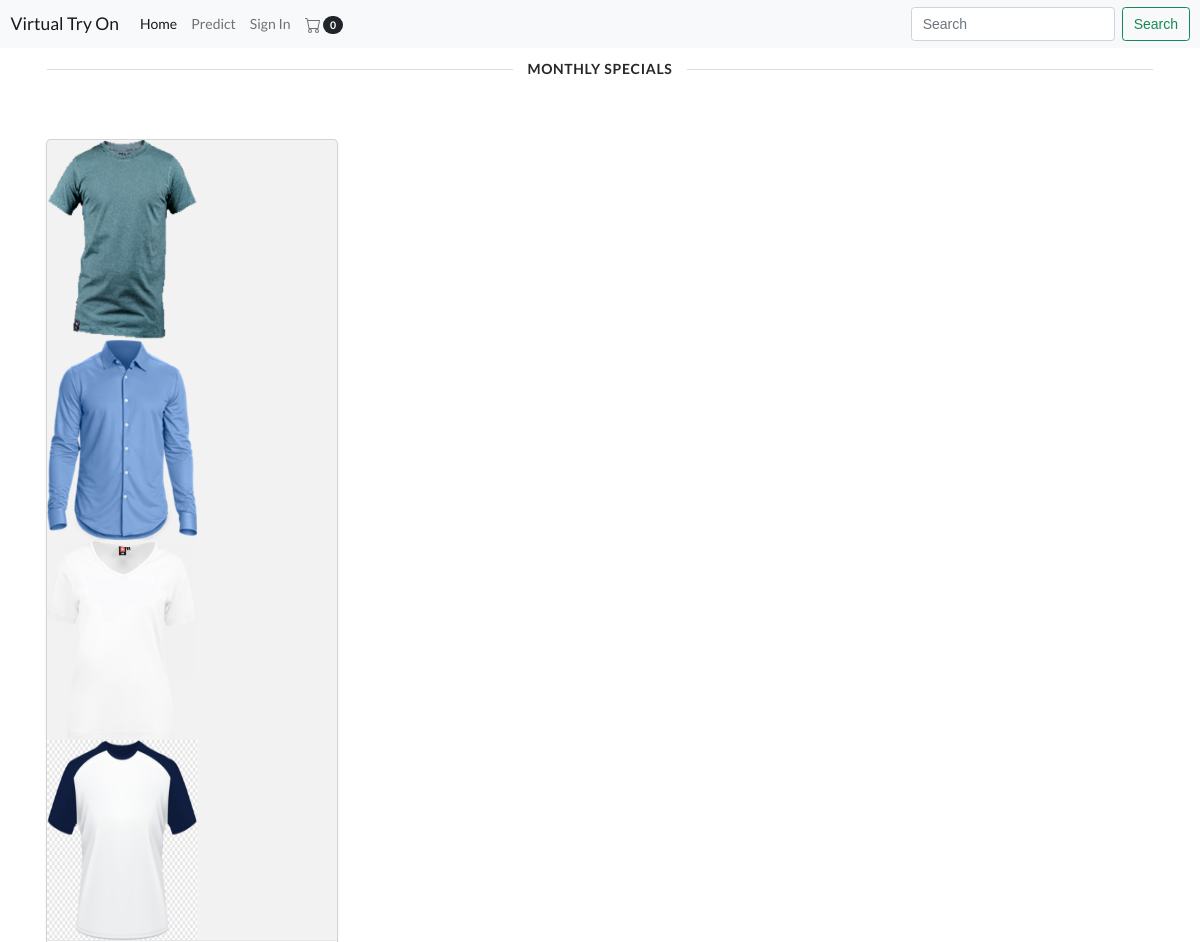
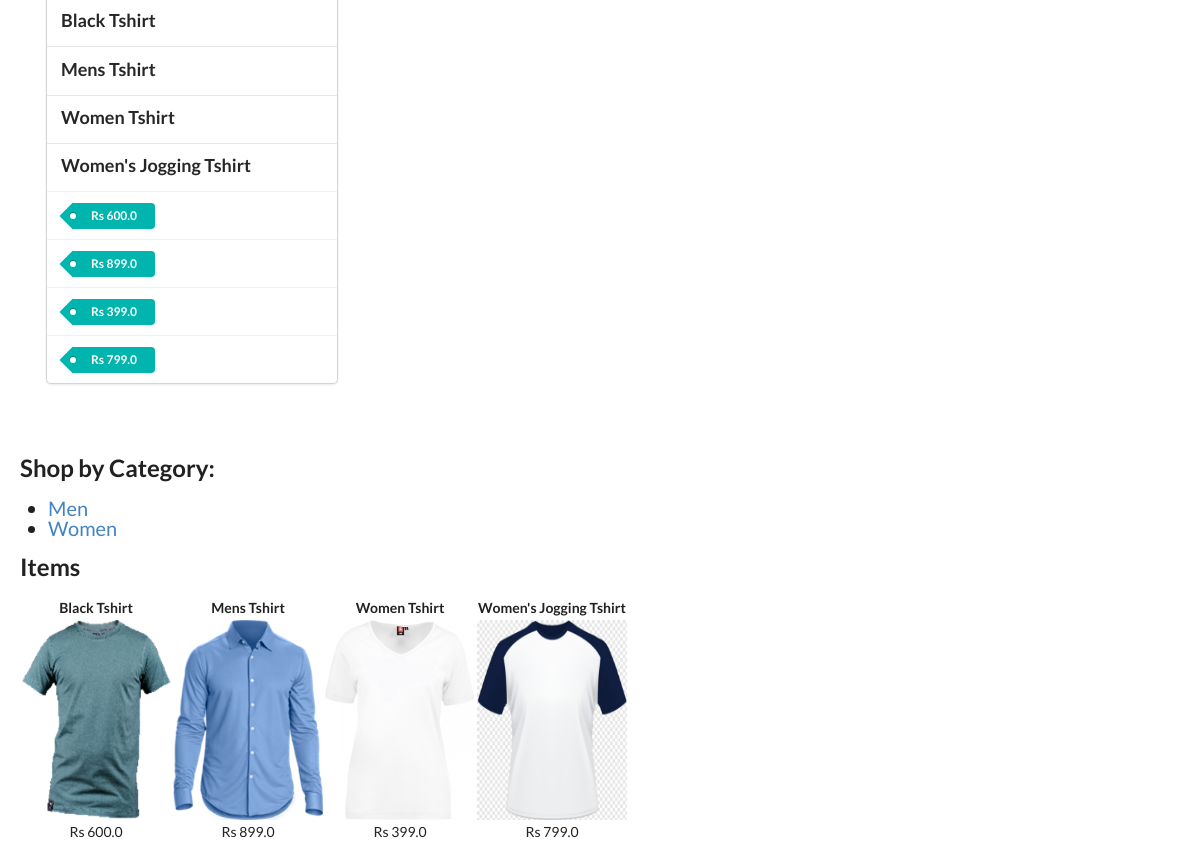
The page / on the database its author committed (2 pictures, top to bottom).
### tables this page shows
CREATE TABLE products (productId INTEGER PRIMARY KEY, name TEXT, price REAL, description TEXT, image TEXT, stock INTEGER, categoryId INTEGER, FOREIGN KEY (categoryId) REFERENCES categories (categoryId));

CREATE TABLE categories (categoryId INTEGER PRIMARY KEY, name TEXT);

### main.py (the view)
@app.route("/")
def root():
    loggedIn, firstName, noOfItems = getLoginDetails()
    with sqlite3.connect('database.db') as conn:
        cur = conn.cursor()
        cur.execute('SELECT productId, name, price, description, image, stock FROM products')
        itemData = cur.fetchall()
        cur.execute('SELECT categoryId, name FROM categories')
        categoryData = cur.fetchall()
    itemData = parse(itemData)
    return render_template('home.html', itemData=itemData, loggedIn=loggedIn, firstName=firstName, noOfItems=noOfItems, categoryData=categoryData)

### main.py (called while the page is built)
def getLoginDetails():
    with sqlite3.connect('database.db') as conn:
        cur = conn.cursor()
        if 'email' not in session:
            loggedIn = False
            firstName = ''
            noOfItems = 0
        else:
            loggedIn = True
            cur.execute("SELECT userId, firstName FROM users WHERE email = '" + session['email'] + "'")
            userId, firstName = cur.fetchone()
            cur.execute("SELECT count(productId) FROM kart WHERE userId = " + str(userId))
            noOfItems = cur.fetchone()[0]
    conn.close()
    return (loggedIn, firstName, noOfItems)

def parse(data):
    ans = []
    i = 0
    while i < len(data):
        curr = []
        for j in range(7):
            if i >= len(data):
                break
            curr.append(data[i])
            i += 1
        ans.append(curr)
    return ans

### templates/home.html (shortened to what this page needs)
<!DOCTYPE HTML>
<html>
<head>
	<link rel="stylesheet" href={{ url_for('static', filename='css/home.css' ) }} />
	<link rel="stylesheet" href={{ url_for('static', filename='css/topStyle.css' ) }} />
	<link href="https://cdn.jsdelivr.net/npm/bootstrap@5.0.1/dist/css/bootstrap.min.css" rel="stylesheet"
>
		<link href="//cdnjs.cloudflare.com/ajax/libs/semantic-ui/2.2.10/semantic.min.css" rel="stylesheet" id="bootstrap-css">
</head>
<body>
	<nav class="navbar navbar-expand-lg navbar-light bg-light">
		<div class="container-fluid">
			<a class="navbar-brand" href="/">Virtual Try On</a>
			<div class="collapse navbar-collapse" id="navbarSupportedContent">
				<ul class="navbar-nav me-auto mb-2 mb-lg-0">
					<li class="nav-item">
						<a class="nav-link active" aria-current="page" href="/">Home</a>
					</li>
				<li class="nav-item">
					<a class="nav-link " href="#" data-bs-toggle="modal" data-bs-target="#myModal">Predict</a>
				</li>
					{% if not loggedIn %}
					<li class="nav-item">
							<a class="nav-link" href="/loginForm">Sign In</a>
					</li>
					{% endif %}
					<li class="nav-item">
						<a class="nav-link " href="/cart">
							  <span class="badge rounded-pill bg-dark">{{noOfItems}}</span>
					</a>
				</ul>
				<form class="d-flex">
					<input class="form-control me-2" type="search" placeholder="Search" aria-label="Search">
					<button class="btn btn-outline-success" type="submit">Search</button>
				</form>
			</div>
		</div>
	</nav>
<div class="ui container pad-top-30 pad-bottom-30">
	<div class="center aligned segment">
		<div class="ui horizontal divider">Monthly Specials</div>
	</div>
</div>
<div class="spacer"></div>
<div class="ui container">
		<div class="row">
			{% for data in itemData %}
			<div class="col-md-4">
				<div class="ui card">
					{% for row in data %}
					<div class="image">
						<a href="/productDescription?productId={{row[0]}}">
							<img src={{ url_for('static', filename='uploads/' + row[4]) }} id="itemImage" />
						</a>
					</div>
					{% endfor %}
					{% for row in data %}
					<div class="content">
						<a class="header">{{row[1]}}</a>
					</div>
					{% endfor %}
					{% for row in data %}
					<div class="extra content">
						<a class="ui teal tag label">Rs {{row[2]}}</a>
					</div>
					{% endfor %}
				</div>
			</div>
			{% endfor %}
		</div>
</div>
<div class="spacer"></div>
	<div class="display">
		<div class="displayCategory">
			<h2>Shop by Category: </h2>
			<ul>
				{% for row in categoryData %}
				<li><a href="/displayCategory?categoryId={{row[0]}}">{{row[1]}}</a></li>
				{% endfor %}
			</ul>
		</div>
		<div>
			<h2>Items</h2>
			{% for data in itemData %}
			<table>
				<tr id="productName">
					{% for row in data %}
					<td>
						{{row[1]}}
					</td>
					{% endfor %}
				</tr>
				<tr id="productImage">
					{% for row in data %}
					<td>
						<a href="/productDescription?productId={{row[0]}}">
							<img src={{ url_for('static', filename='uploads/' + row[4]) }} id="itemImage" />
						</a>
					</td>
					{% endfor %}
				</tr>
				<tr id="productPrice">
					{% for row in data %}
					<td>
						Rs {{row[2]}}
					</td>
					{% endfor %}
				</tr>
			</table>
			{% endfor %}
		</div>
	</div>
</body>
</html>

### static/css/home.css (style rules this page uses)
#itemImage { height: 200px; width: 150px; }
.display { margin-top: 20px; margin-left: 20px; margin-right: 20px; margin-bottom: 20px; }
table { border-spacing: 20px; }
#productName { text-align: center; font-weight: bold; }
#productPrice { text-align: center; }
.displayCategory ul li { font-size: 20px; }

### templates/home.html (style rules this page uses)
.spacer { height: 50px; }

### rows shown on the page
products: image (picture), name "Black Tshirt", price "600.0"
products: image (picture), name "Mens Tshirt", price "899.0"
products: image (picture), name "Women Tshirt", price "399.0"
products: image (picture), name "Women's Jogging Tshirt", price "799.0"
categories: name "Men"
categories: name "Women"

### other values the page prints
{{ noOfItems }} "0"
